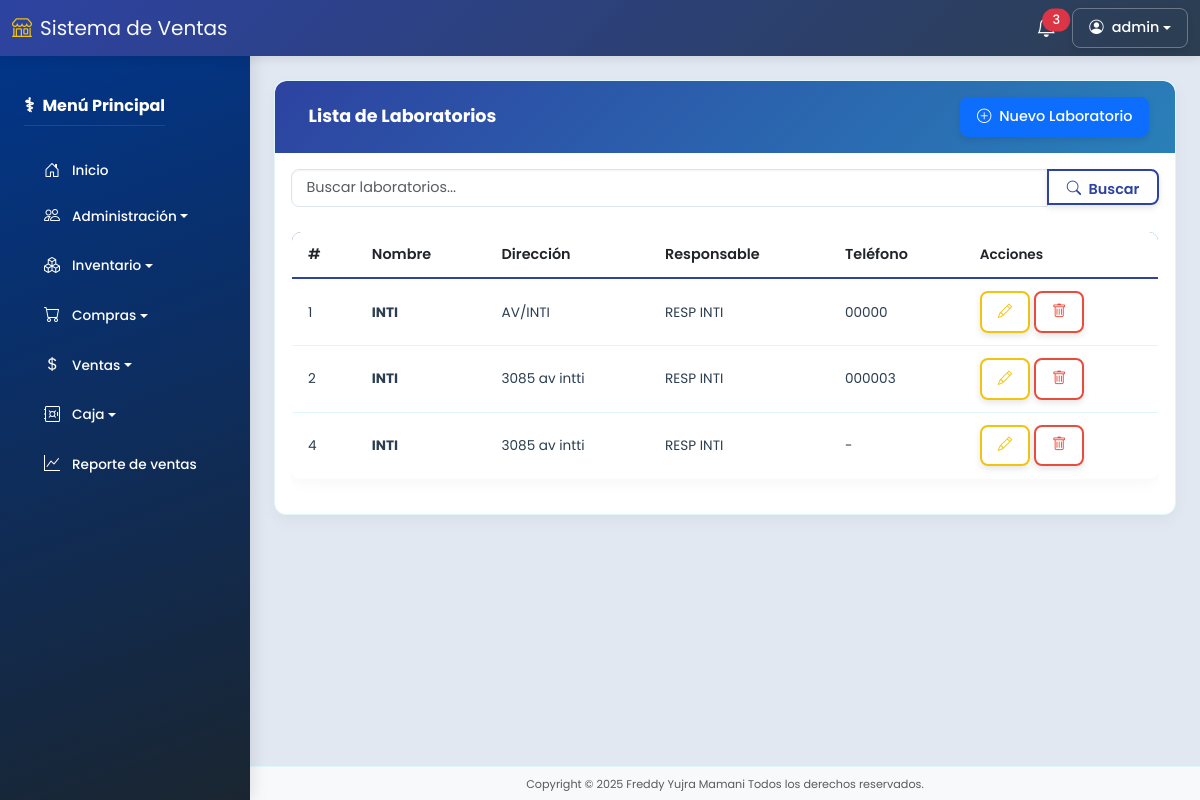
The app's page /laboratorios/ (signed in) with its own data.
### models/usuario_model.py (models this page shows, shortened)
class Usuario(db.Model):
    __tablename__ = "usuarios"
    id = db.Column(db.Integer, primary_key=True)
    imagen = db.Column(db.String(255), nullable=True)
    nombres = db.Column(db.String(255), nullable=False)
    apellidos = db.Column(db.String(150), nullable=False)
    carnet = db.Column(db.String(15), nullable=False)
    nacimiento = db.Column(db.Date, nullable=False)
    telefono = db.Column(db.String(15), nullable=False)
    email = db.Column(db.String(255), nullable=False, unique=True)
    usuario = db.Column(db.String(150), nullable=False, unique=True)
    password = db.Column(db.String(255), nullable=False)
    remember_token = db.Column(db.String(100), nullable=True)
    created_at = db.Column(db.DateTime, default=datetime.utcnow)
    updated_at = db.Column(db.DateTime, default=datetime.utcnow, onupdate=datetime.utcnow)
    deleted_at = db.Column(db.DateTime, nullable=True)
    rol_id = db.Column(db.Integer, db.ForeignKey('roles.id'))
    rol = db.relationship('Rol', backref='usuarios')
    @property
    def is_authenticated(self):
        return True
    def is_admin(self):
        return self.rol and self.rol.name == 'Administrador'

### models/laboratorio_model.py (models this page shows, shortened)
class Laboratorio(db.Model):
    __tablename__ = "laboratorios"
    id = db.Column(db.Integer, primary_key=True)
    nombre_lab = db.Column(db.String(150), nullable=False)
    direccion = db.Column(db.String(200))
    responsable = db.Column(db.String(200))
    telefono = db.Column(db.String(20))
    created_at = db.Column(db.DateTime, default=datetime.utcnow)
    updated_at = db.Column(db.DateTime, default=datetime.utcnow, onupdate=datetime.utcnow)
    deleted_at = db.Column(db.DateTime)
    @staticmethod
    def get_all():
        return Laboratorio.query.filter_by(deleted_at=None).all()

### controllers/laboratorio_controller.py (the view)
@laboratorio_bp.route('/')
@permission_required('ver_laboratorios')  # Permiso para ver laboratorios
def index():
    search_query = request.args.get('search', '')
    if search_query:
        laboratorios = Laboratorio.search(search_query)
    else:
        laboratorios = Laboratorio.get_all()
    return laboratorio_view.index(laboratorios, search_query)

### run.py (called while the page is built)
@login_manager.user_loader
def load_user(user_id):
    return Usuario.query.get(int(user_id))

@app.context_processor
def inject_active_path():
    def is_active(path):
        return 'active' if request.path.startswith(path) else ''
    return dict(is_active=is_active)

### views/laboratorio_view.py (called while the page is built)
def index(laboratorios, search_query):
    return render_template('laboratorios/index.html', laboratorios=laboratorios, search_query=search_query)

### templates/laboratorios/index.html (shortened to what this page needs)
{% extends 'base.html' %}
{% block content %}
<div class="card">
  <div class="card-header-unified d-flex justify-content-between align-items-center">
    <h5 class="mb-0">Lista de Laboratorios</h5>
    <a class="btn btn-primary" href="{{ url_for('laboratorio.create') }}">
      <i class="bi bi-plus-circle me-1"></i> Nuevo Laboratorio
    </a>
  </div>
  <div class="card-body">
    <form method="get" action="{{ url_for('laboratorio.index') }}" class="mb-4 form-unified">
      <div class="input-group">
        <input type="text" class="form-control" placeholder="Buscar laboratorios..."
               name="search" value="{{ search_query }}">
        <button class="btn btn-outline-primary" type="submit">
          <i class="bi bi-search me-1"></i> Buscar
        </button>
      </div>
    </form>
    <div class="table-responsive">
      <table class="table table-unified">
        <thead>
          <tr>
            <th>#</th>
            <th>Nombre</th>
            <th>Dirección</th>
            <th>Responsable</th>
            <th>Teléfono</th>
            <th class="actions-cell">Acciones</th>
          </tr>
        </thead>
        <tbody>
          {% for laboratorio in laboratorios %}
          <tr class="medical-transition">
            <td>{{ laboratorio.id }}</td>
            <td class="fw-bold">{{ laboratorio.nombre_lab }}</td>
            <td>{{ laboratorio.direccion or '-' }}</td>
            <td>{{ laboratorio.responsable or '-' }}</td>
            <td>{{ laboratorio.telefono or '-' }}</td>
            <td class="actions-cell">
              <a href="{{ url_for('laboratorio.edit', id=laboratorio.id) }}" class="btn btn-sm btn-outline-warning">
                <i class="bi bi-pencil"></i>
              </a>
              <a href="{{ url_for('laboratorio.delete', id=laboratorio.id) }}" class="btn btn-sm btn-outline-danger"
                 onclick="return confirm('¿Eliminar laboratorio?')">
                <i class="bi bi-trash"></i>
              </a>
            </td>
          </tr>
          {% else %}
          <tr>
            <td colspan="6" class="text-center py-4">
              <i class="bi bi-flask me-2"></i> No hay laboratorios registrados
            </td>
          </tr>
          {% endfor %}
        </tbody>
      </table>
    </div>
  </div>
</div>
{% endblock %}

### templates/base.html (shortened to what this page needs)
<!DOCTYPE html>
<html lang="es" class="h-100">
<head>
  <link href="https://cdn.jsdelivr.net/npm/bootstrap@5.3.0/dist/css/bootstrap.min.css" rel="stylesheet" />
  <link rel="stylesheet" href="https://cdn.jsdelivr.net/npm/bootstrap-icons@1.10.0/font/bootstrap-icons.css" />
  <link rel="stylesheet" href="{{ url_for('static', filename='css/style.css') }}" />
</head>
<body class="d-flex flex-column">
  <nav class="navbar navbar-expand-lg fixed-top navbar-top">
    <div class="container-fluid">
      <a class="navbar-brand" href="{{ url_for('dashboard.index') }}">
        <i class="bi bi-shop me-2"></i>Sistema de Ventas
      </a>
      <div class="d-flex align-items-center ms-auto">
        <div class="dropdown me-3">
          <a href="#" class="position-relative text-white" data-bs-toggle="dropdown">
            <span class="position-absolute top-0 start-100 translate-middle badge rounded-pill bg-danger">
              3
            </span>
          </a>
        </div>
        <div class="dropdown">
          <button class="btn btn-custom-light dropdown-toggle d-flex align-items-center" type="button"
            data-bs-toggle="dropdown">
            <i class="bi bi-person-circle me-2"></i>
            <span>{{ current_user.usuario if current_user.is_authenticated else 'Invitado' }}</span>
          </button>
        </div>
      </div>
    </div>
  </nav>
  <div class="d-flex main-container overflow-hidden">
    <nav class="sidebar bg-dark text-white position-fixed" id="mainSidebar">
      <div class="p-4">
        <div class="d-flex justify-content-between align-items-center mb-4">
          <h5 class="fw-bold mb-0">Menú Principal</h5>
        </div>
        <a href="{{ url_for('dashboard.index') }}" class="sidebar-item text-white">
          <i class="bi bi-house-door me-2"></i> Inicio
        </a>
        <div class="mb-2">
          <button class="sidebar-item dropdown-toggle w-100 text-start text-white bg-transparent border-0" type="button"
            data-bs-toggle="collapse" data-bs-target="#adminSubmenu" aria-expanded="false">
            <i class="bi bi-people me-2"></i> Administración
          </button>
        </div>
        <div class="mb-2">
          <button class="sidebar-item dropdown-toggle w-100 text-start text-white bg-transparent border-0" type="button"
            data-bs-toggle="collapse" data-bs-target="#inventarioSubmenu" aria-expanded="false">
            <i class="bi bi-boxes me-2"></i> Inventario
          </button>
        </div>
        <div class="mb-2">
          <button class="sidebar-item dropdown-toggle w-100 text-start text-white bg-transparent border-0" type="button"
            data-bs-toggle="collapse" data-bs-target="#comprasSubmenu" aria-expanded="false">
            <i class="bi bi-cart me-2"></i> Compras
          </button>
        </div>
        <div class="mb-2">
          <button class="sidebar-item dropdown-toggle w-100 text-start text-white bg-transparent border-0" type="button"
            data-bs-toggle="collapse" data-bs-target="#ventasSubmenu" aria-expanded="false">
            <i class="bi bi-currency-dollar me-2"></i> Ventas
          </button>
        </div>
        <div class="mb-2">
          <button class="sidebar-item dropdown-toggle w-100 text-start text-white bg-transparent border-0" type="button"
            data-bs-toggle="collapse" data-bs-target="#cajaSubmenu" aria-expanded="false">
            <i class="bi bi-safe me-2"></i> Caja
          </button>
        </div>
        <a href="{{ url_for('reporte.reporte_ventas') }}" class="sidebar-item text-white">
          <i class="bi bi-graph-up me-2"></i> Reporte de ventas
        </a>
      </div>
    </nav>
    <div class="flex-grow-1 d-flex flex-column overflow-hidden">
      <main class="main-content flex-grow-1 p-4 overflow-auto">
        {% block content %}{% endblock %}
      </main>
      <footer class="footer bg-light text-center py-2">
        <small class="text-muted">Copyright © 2025 Freddy Yujra Mamani Todos los derechos reservados.</small>
      </footer>
    </div>
  </div>
</body>
</html>

### records on screen
Usuario: usuario "admin"
Laboratorio: id "1", nombre_lab "INTI", direccion "AV/INTI", responsable "RESP INTI", telefono "00000"
Laboratorio: id "2", nombre_lab "INTI", direccion "3085 av intti", responsable "RESP INTI", telefono "000003"
Laboratorio: id "4", nombre_lab "INTI", direccion "3085 av intti", responsable "RESP INTI", telefono "-"
